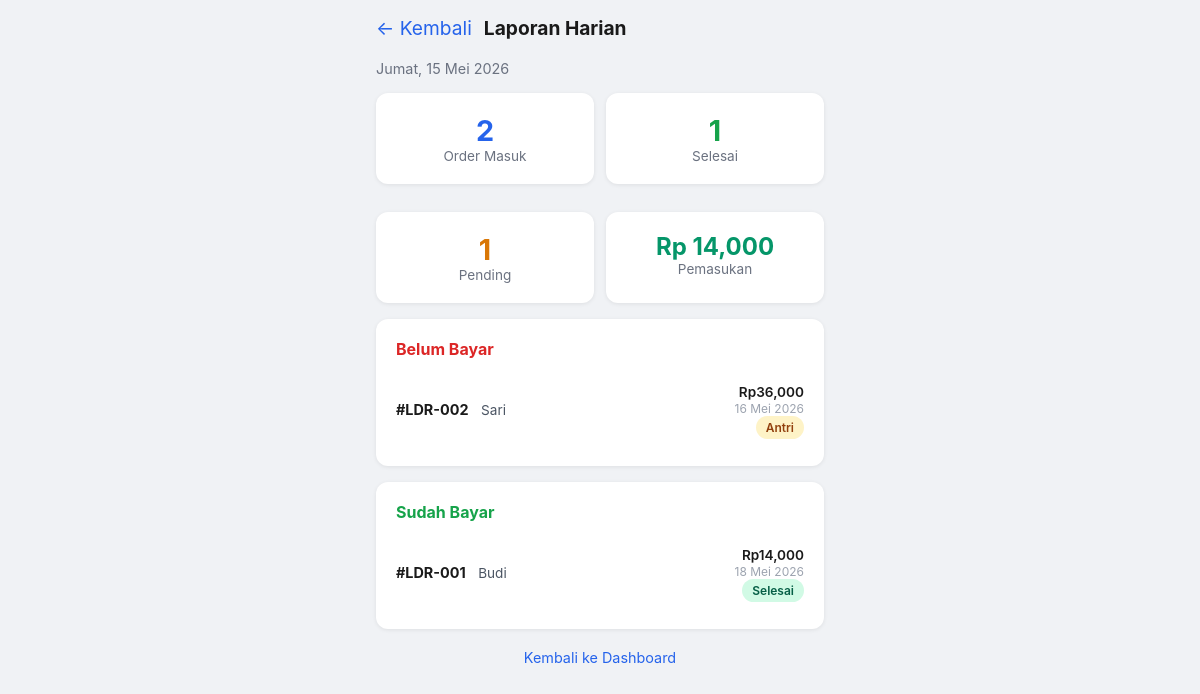
Screenshot of /laporan with the database file from the repository.
### tables this page shows
CREATE TABLE orders (
                id INTEGER PRIMARY KEY AUTOINCREMENT,
                order_number TEXT UNIQUE NOT NULL,
                customer_name TEXT NOT NULL,
                customer_phone TEXT,
                weight_kg REAL NOT NULL,
                service_type TEXT NOT NULL CHECK(service_type IN ('reguler','express')),
                price_per_kg INTEGER NOT NULL,
                total_price INTEGER NOT NULL,
                status TEXT NOT NULL DEFAULT 'antri'
                    CHECK(status IN ('antri','proses','selesai','diambil')),
                estimated_date TEXT NOT NULL,
                is_paid INTEGER NOT NULL DEFAULT 0,
                created_at TIMESTAMP DEFAULT CURRENT_TIMESTAMP
            );

### app.py (the view)
@app.route("/laporan")
def laporan():
    data = get_laporan()
    today = tgl_id_length(datetime.today())
    return render_template("laporan.html", data=data, today=today)

### app.py (called while the page is built)
def tgl_id_length(date_obj):
    return f"{HARI[date_obj.weekday()]}, {date_obj.day} {BULAN[date_obj.month - 1]} {date_obj.year}"

@app.template_filter("tgl_id")
def tgl_id_filter(date_str):
    if not date_str:
        return ""
    try:
        dt = datetime.strptime(date_str, "%Y-%m-%d")
        return f"{dt.day} {BULAN[dt.month - 1]} {dt.year}"
    except:
        return date_str

### database.py (called while the page is built)
def get_db():
    conn = sqlite3.connect(DB_PATH)
    conn.row_factory = sqlite3.Row
    conn.execute("PRAGMA journal_mode=WAL")
    return conn

### templates/laporan.html (shortened to what this page needs)
{% extends "base.html" %}
{% block content %}
<div class="page-title">
    <a href="/">&larr; Kembali</a>
    <h2>Laporan Harian</h2>
</div>
<p style="color:#6b7280;font-size:0.9rem;margin-bottom:16px;">
    {{ today }}
</p>
<div class="stats" style="display:grid;grid-template-columns:1fr 1fr;gap:12px;">
    <div class="card" style="text-align:center;">
        <h2 style="font-size:1.8rem;color:#2563eb;">{{ data.stats.total_masuk }}</h2>
        <p style="color:#6b7280;font-size:0.85rem;">Order Masuk</p>
    </div>
    <div class="card" style="text-align:center;">
        <h2 style="font-size:1.8rem;color:#16a34a;">{{ data.stats.selesai }}</h2>
        <p style="color:#6b7280;font-size:0.85rem;">Selesai</p>
    </div>
    <div class="card" style="text-align:center;">
        <h2 style="font-size:1.8rem;color:#d97706;">{{ data.stats.pending }}</h2>
        <p style="color:#6b7280;font-size:0.85rem;">Pending</p>
    </div>
    <div class="card" style="text-align:center;">
        <h2 style="font-size:1.5rem;color:#059669;">Rp {{ "{:,.0f}".format(data.stats.pemasukan) }}</h2>
        <p style="color:#6b7280;font-size:0.85rem;">Pemasukan</p>
    </div>
</div>
<div class="card">
    <h3 style="font-size:1rem;margin-bottom:12px;color:#dc2626;">Belum Bayar</h3>
    {% if data.belum_bayar %}
        {% for order in data.belum_bayar %}
        <div style="display:flex;justify-content:space-between;align-items:center;padding:10px 0;{% if not loop.last %}border-bottom:1px solid #f0f0f0;{% endif %}">
            <div>
                <strong style="font-size:0.9rem;">#{{ order.order_number }}</strong>
                <span style="font-size:0.85rem;color:#4b5563;margin-left:8px;">{{ order.customer_name }}</span>
            </div>
            <div style="text-align:right;">
                <span style="font-size:0.85rem;font-weight:600;">Rp{{ "{:,.0f}".format(order.total_price) }}</span>
                <span style="font-size:0.75rem;color:#9ca3af;display:block;">{{ order.estimated_date|tgl_id }}</span>
                <span class="badge badge-{{ order.status }}" style="margin-left:8px;">{{ order.status|title }}</span>
            </div>
        </div>
        {% endfor %}
    {% else %}
        <p style="color:#6b7280;font-size:0.9rem;text-align:center;padding:16px 0;">
            Semua order sudah dibayar
        </p>
    {% endif %}
</div>
<div class="card">
    <h3 style="font-size:1rem;margin-bottom:12px;color:#16a34a;">Sudah Bayar</h3>
    {% if data.sudah_bayar %}
        {% for order in data.sudah_bayar %}
        <div style="display:flex;justify-content:space-between;align-items:center;padding:10px 0;{% if not loop.last %}border-bottom:1px solid #f0f0f0;{% endif %}">
            <div>
                <strong style="font-size:0.9rem;">#{{ order.order_number }}</strong>
                <span style="font-size:0.85rem;color:#4b5563;margin-left:8px;">{{ order.customer_name }}</span>
            </div>
            <div style="text-align:right;">
                <span style="font-size:0.85rem;font-weight:600;">Rp{{ "{:,.0f}".format(order.total_price) }}</span>
                <span style="font-size:0.75rem;color:#9ca3af;display:block;">{{ order.estimated_date|tgl_id }}</span>
                <span class="badge badge-{{ order.status }}" style="margin-left:8px;">{{ order.status|title }}</span>
            </div>
        </div>
        {% endfor %}
    {% else %}
        <p style="color:#6b7280;font-size:0.9rem;text-align:center;padding:16px 0;">
            Belum ada pembayaran
        </p>
    {% endif %}
</div>
<a href="/" class="back-home">Kembali ke Dashboard</a>
{% endblock %}

### static/style.css (style rules this page uses)
* { margin: 0; padding: 0; box-sizing: border-box; }
body { font-family: -apple-system, BlinkMacSystemFont, 'Segoe UI', Roboto, sans-serif; background: #f0f2f5; color: #1a1a1a; padding: 16px; max-width: 480px; margin: 0 auto; min-height: 100vh; }
.card { background: white; padding: 20px; border-radius: 12px; margin-bottom: 16px; box-shadow: 0 1px 4px rgba(0,0,0,0.08); }
.page-title { display: flex; align-items: center; gap: 12px; margin-bottom: 20px; }
.page-title a { color: #2563eb; text-decoration: none; font-size: 1.2rem; }
.page-title h2 { font-size: 1.2rem; }
.badge { padding: 4px 10px; border-radius: 12px; font-size: 0.75rem; font-weight: 600; }
.badge-antri { background: #fef3c7; color: #92400e; }
.badge-selesai { background: #d1fae5; color: #065f46; }
.back-home { display: block; text-align: center; margin-top: 20px; color: #2563eb; text-decoration: none; font-size: 0.9rem; }

### rows the page displays
orders: order_number "LDR-002", customer_name "Sari", total_price "36,000", estimated_date|tgl_id "16 Mei 2026", status "Antri"
orders: order_number "LDR-001", customer_name "Budi", total_price "14,000", estimated_date|tgl_id "18 Mei 2026", status "Selesai"

### other values shown
{{ today }} "Jumat, 15 Mei 2026"
{{ data.stats.total_masuk }} "2"
{{ data.stats.selesai }} "1"
{{ data.stats.pending }} "1"
{{ "{:,.0f}".format(data.stats.pemasukan) }} "14,000"
